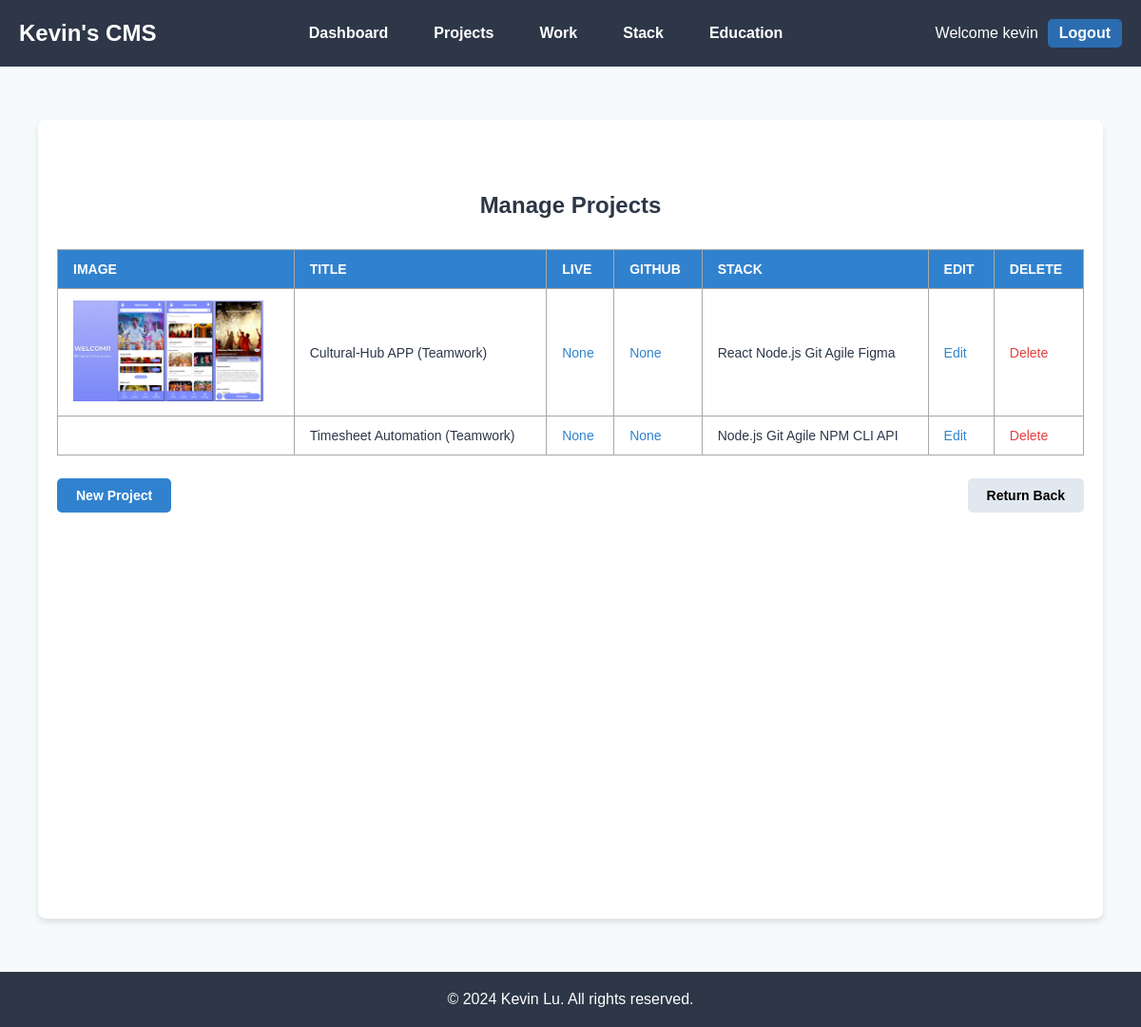
Before: /projects/ (signed in) with the older database file.
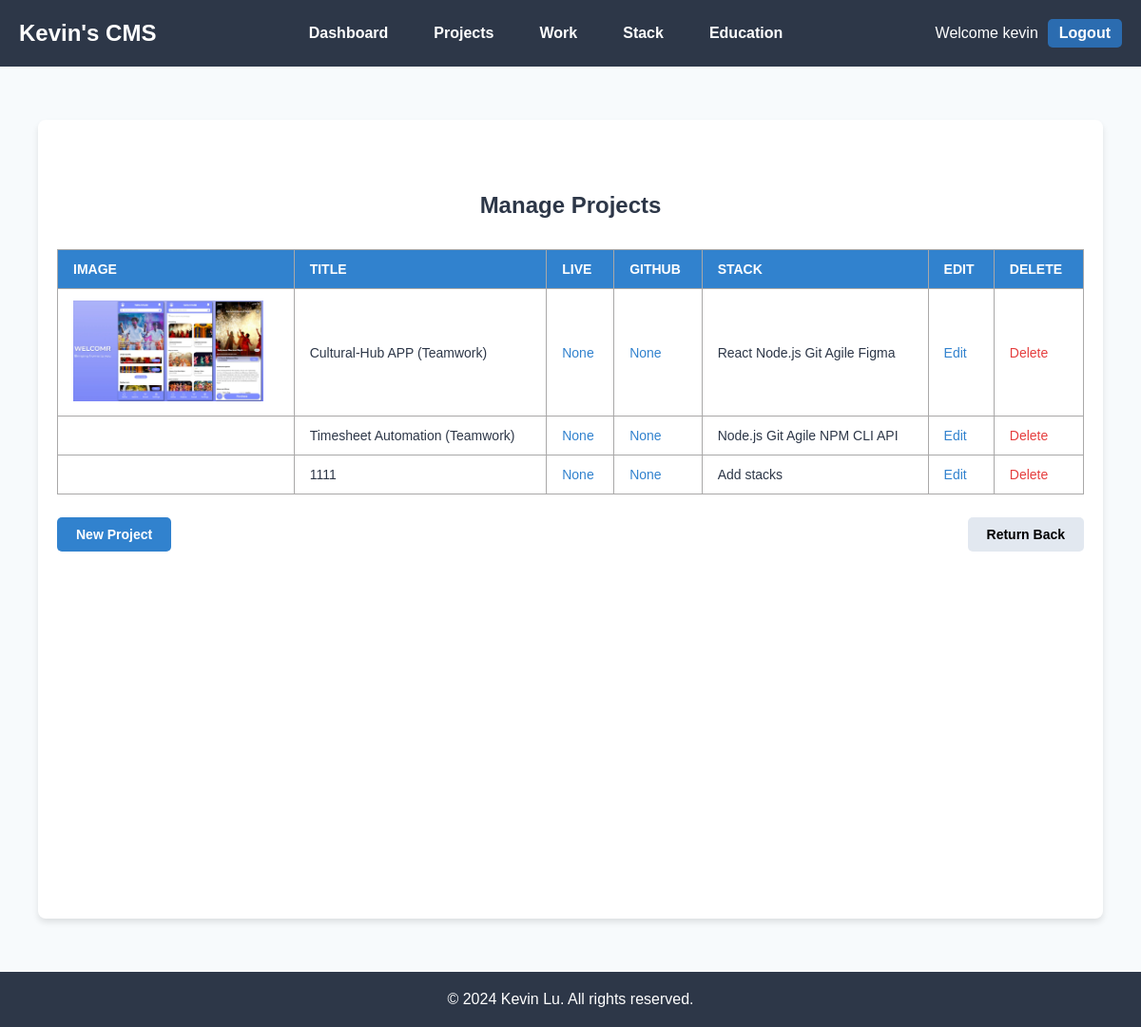
After: the same page with the newer database file.
### main/models.py (models this page shows, shortened)
class Project(models.Model):
    title = models.CharField(max_length=100)
    url = models.URLField(null=True, blank=True)
    github = models.URLField(null=True, blank=True)
    image = models.ImageField(upload_to='projects/',null=True, blank=True)
    subtitle = models.TextField(null=True, blank=True)
    content1 = models.TextField(null=True, blank=True)
    content2 = models.TextField(null=True, blank=True)
    content3 = models.TextField(null=True, blank=True)
    stacks = models.ManyToManyField('Stack', related_name='projects', blank=True)
    created = models.DateTimeField(auto_now_add=True)
    updated = models.DateTimeField(auto_now=True)

class Stack(models.Model):
    name = models.CharField(max_length=100)
    url = models.URLField(null=True, blank=True)
    image = models.ImageField(upload_to='stacks/',null=True, blank=True)
    created = models.DateTimeField(auto_now_add=True)
    updated = models.DateTimeField(auto_now=True)

### main/views.py (the view)
# urls.py: path('projects/', views.project_list_view, name='project-list'),
@login_required
def project_list_view(request):
    projects = Project.objects.prefetch_related('stacks').all()
    return render(request, 'main/projects/project_list.html', {'projects': projects})

### main/templates/main/projects/project_list.html (shortened to what this page needs)
{% extends 'main/base.html' %}
{% block content %}
<div class="list-container">
  <div class="list-content">
    <p class="list-heading">Manage Projects</p>
    <table class="list-table">
      <thead>
        <tr class="list-table-header">
          <th class="list-table-cell">Image</th>
          <th class="list-table-cell">Title</th>
          <th class="list-table-cell">Live</th>
          <th class="list-table-cell">GitHub</th>
          <th class="list-table-cell">Stack</th>
          <th class="list-table-cell">Edit</th>
          <th class="list-table-cell">Delete</th>
        </tr>
      </thead>
      <tbody>
        {% for project in projects %}
        <tr class="list-table-row hover:bg-gray-100">
          <td class="list-table-cell">
            {% if project.image %}
            <img src="{{ project.image.url }}" width="200" />
            {% endif %}
          </td>
          <td class="list-table-cell">{{ project.title }}</td>
          <td class="list-table-cell">
            <a href="{{ project.url }}" class="list-link" target="_blank">
              {{ project.url }}
            </a>
          </td>
          <td class="list-table-cell">
            <a href="{{ project.github }}" class="list-link" target="_blank">
              {{ project.github }}
            </a>
          </td>
          <td class="list-table-cell">
            {% if project.stacks.all %}
              {% for stack in project.stacks.all %}
              <span class="list-stack-chip">{{ stack.name }}</span>
              {% endfor %}
            {% else %}
              <span class="list-empty-text">Add stacks</span>
            {% endif %}
          </td>
          <td class="list-table-cell">
            <a href="{% url 'edit-project' project.id %}" class="list-action-link">Edit</a>
          </td>
          <td class="list-table-cell">
            <a href="{% url 'delete-project' project.id %}" class="list-action-link list-delete-link">Delete</a>
          </td>
        </tr>
        {% empty %}
        <tr>
          <td colspan="7" class="list-empty-message">
            No projects available.
          </td>
        </tr>
        {% endfor %}
      </tbody>
    </table>
    <div class="list-button-container">
      <a href="{% url 'add-project' %}" class="list-button list-new">New Project</a>
      <a href="{% url 'dashboard-view' %}"  class="list-button list-return-back">Return Back</a>
    </div>
  </div>
</div>
{% endblock %}

Changed rows visible on the page:
added Project: title "1111", url "None", github "None", shows "Add stacks"
